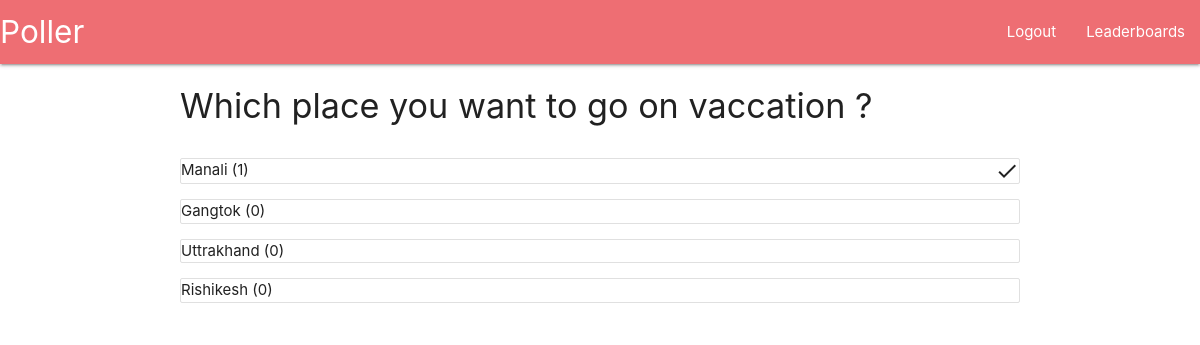
The app's page /question/Which-place-you-want-to-go-on-vaccation (signed in) with its own data.
### main/models.py (models this page shows, shortened)
class Question(models.Model):
    slug = models.SlugField()
    content = models.CharField(max_length=1024)

class Choice(models.Model):
    question = models.ForeignKey('Question',on_delete=models.CASCADE)
    content = models.CharField(max_length=523)
    def answer_count(self):
        return Answer.objects.filter(
            question = self.question,
            choice = self.id
        ).count()

### main/views.py (the view, shortened to what this page needs)
# urls.py: path('question/<slug>',login_required(views.Question.as_view()),name='question'),
class Question(PermissionRequiredMixin,FormView,SingleObjectMixin):
    model = Question
    template_name = 'main/question.html'
    form_class = AnswerForm
    permission_required = ['add_answer']
    def get_context_data(self, **kwargs):
        data = super().get_context_data(**kwargs)
        try:
            data['answer'] = Answer.objects.get(
                question = self.get_object(),
                user = self.request.user
            )
        except:
            data['answer'] = None
        return data
    def get(self, request, *args, **kwargs):
        self.object = self.get_object()
        context = self.get_context_data(object = self.object)
        return self.render_to_response(context)

### templates/main/question.html (shortened to what this page needs)
{% extends 'base.html' %}
{% block content %}
{% include 'main/components/navbar.html'%}
<div class="container">
  <div class="row">
    <span class="collection-header">
      <h4>{{question.content}}</h4>
    </span>
  </div>
  <form method="post">
    <div class="row">
      <div class="col-6">
        {% for choice in question.choice_set.all %}
          <div class="collection">
            {% if answer %}
              {{choice.content}} ({{choice.answer_count}})
              {% if answer.choice.id == choice.id %}
              <i class="material-icons right">check</i>
              {% endif %}
            {% else  %}
            <label>
              <input class="with-gap" name="choice" type="radio" value="{{choice.id}}"  />
              <span>{{choice.content}}</span>
            </label>
            {% endif %}
          </div>
          {% endfor %}
      </div>
    </div>
  </form>
</div>
{% endblock %}

### records on screen
Question: content "Which place you want to go on vaccation ?"
Choice: content "Manali", answer_count "1"
Choice: content "Gangtok", answer_count "0"
Choice: content "Uttrakhand", answer_count "0"
Choice: content "Rishikesh", answer_count "0"
